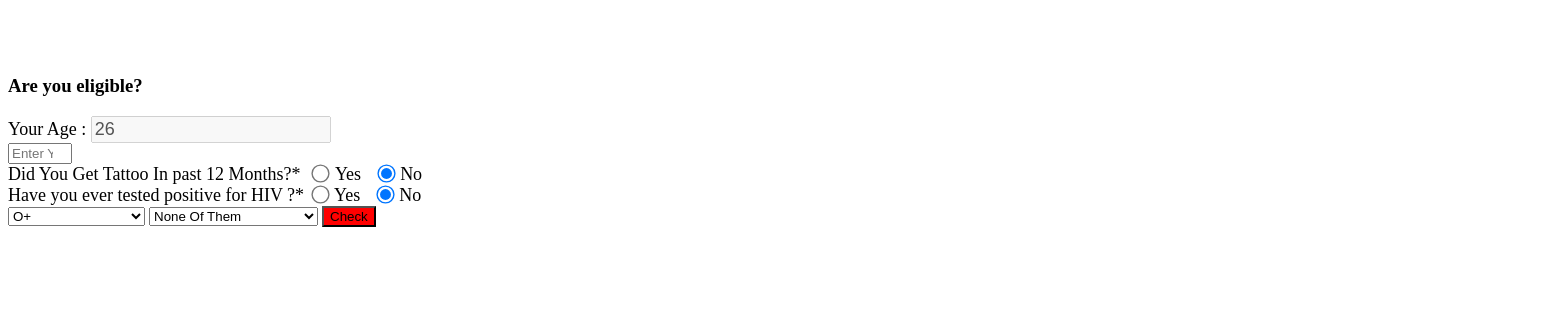
Page /Member/updateEli.php (signed in) on the committed database.
### tables this page shows
CREATE TABLE `members` (
  `member_id` int(30) UNSIGNED NOT NULL,
  `img` varchar(200) DEFAULT NULL,
  `email` varchar(30) NOT NULL,
  `pwd` varchar(20) NOT NULL,
  `verify_token` varchar(100) NOT NULL,
  `name` varchar(50) NOT NULL,
  `contact_no` varchar(10) NOT NULL,
  `gender` varchar(50) NOT NULL,
  `dob` date NOT NULL,
  `address` varchar(250) NOT NULL,
  `city` int(5) UNSIGNED NOT NULL,
  `state` int(10) UNSIGNED NOT NULL,
  `landmark` varchar(80) NOT NULL,
  `pincode` varchar(6) NOT NULL,
  `member_status` enum('0','1','2') NOT NULL COMMENT '0=Deleted By Member 1=Active Status 2=Deactivated by Admin',
  `created_at` datetime NOT NULL DEFAULT current_timestamp()
);

CREATE TABLE `eligibility` (
  `eligible_id` int(30) UNSIGNED NOT NULL,
  `member_id` int(30) UNSIGNED DEFAULT NULL,
  `age` mediumint(10) UNSIGNED DEFAULT NULL,
  `weight` int(10) UNSIGNED DEFAULT NULL,
  `tattoo_test` enum('Yes','No') DEFAULT NULL,
  `hiv_test` enum('Yes','No') DEFAULT NULL,
  `blood_id` mediumint(3) UNSIGNED DEFAULT NULL,
  `medical_condition` varchar(50) DEFAULT NULL,
  `created_at` date NOT NULL
);

### Member/updateEli.php (the view, shortened to what this page needs)
<?php
include '../Include/connect2.php';
try
{
    $member_email=$_SESSION['member_email'];
    $get_mid=$connection->prepare("SELECT member_id,dob FROM members WHERE email=? LIMIT 1");
    $get_mid->execute([$member_email]);
    $mid_row=$get_mid->fetch(PDO::FETCH_ASSOC);
    $dob=$mid_row['dob'];
    $get_group=$connection->prepare("SELECT DISTINCT * FROM blood_group ORDER BY blood_grp");
    $get_group->execute();
    $group=array();
    while($row=$get_group->fetch(PDO::FETCH_ASSOC))
    {
        $group[$row['blood_id']] = $row['blood_grp'];
    }
    $birthdate = $dob;
    $birthDateObj = new DateTime($birthdate);
    $currentDateObj = new DateTime();
    $ageInterval = $currentDateObj->diff($birthDateObj);
    $age = $ageInterval->y;
    $fetch_eli=$connection->prepare("SELECT * FROM eligibility WHERE member_id=?");
    $fetch_eli->execute([$mid_row['member_id']]);
    $data=$fetch_eli->fetch(PDO::FETCH_ASSOC);
    $db_tattoo=$data['tattoo_test'];
    $db_hiv=$data['hiv_test'];
}
catch (PDOException $e)
{
      $error=$e->getMessage();
      $_SESSION['elg-error-message'] = "Database error: " . $error;
}
?>
<!DOCTYPE html>
<html lang="en">
<head>
    <link rel="stylesheet" href="../../ecom/css/style.css">
    <link rel="stylesheet" href="https://cdnjs.cloudflare.com/ajax/libs/font-awesome/6.1.1/css/all.min.css">
</head>
<body>
<section class="form-container" style="margin-top:75px;">
<form  method="post" autocomplete="off">
   <h3>Are you eligible?</h3>
   <div style="font-size:large;text-align:left;" class="box">Your Age :
   <input  style="font-size:large;" type="text" name="user_age" title="Your Age" disabled value=<?php echo $age;?>>
    </div>
    <input type="number" name="weight" id="weight" class="box" title="Your Weight" placeholder="Enter Your Weight( In kg)" min=47 max=110 required>
    <div style="font-size:large;" class="box">Did You Get Tattoo In past 12 Months?*&nbsp;
    <input type="radio" name="tattoo" Value="Yes" <?php echo ($db_tattoo == 'Yes') ? 'checked' : ''; ?>>&nbsp;Yes &nbsp;
    <input type="radio" name="tattoo" Value="No" <?php echo ($db_tattoo == 'No') ? 'checked' : ''; ?>>&nbsp;No &nbsp;</div>
    <div style="font-size:large;" class="box">Have you ever tested positive for HIV ?*
    <input type="radio" name="hiv" Value="Yes" <?php echo ($db_hiv == 'Yes') ? 'checked' : ''; ?>>&nbsp;Yes &nbsp;
    <input type="radio" name="hiv" Value="No" <?php echo ($db_hiv == 'No') ? 'checked' : ''; ?>>&nbsp;No</div>
        <select required id="group"  name="group" class="box" required title="Your Blood Group">
        <?php
        $currentGroup=$data['blood_id'];
        foreach ($group as $gid => $gname)
        {
        $selected = ($gid == $currentGroup) ? "selected" : "";
        echo "<option value='$gid' $selected>$gname</option>";
        }
        ?>
        </select>
        <select name="medcon" id="medcon" class="box">
        <option selected value="None">None Of Them</option>
    </select>
    <input type="submit" value="Check" class="btn" style="background-color:red;" id="submit" name="check">
</form>
</section>
</body>
</html>

### AdminDesh/css/style.css (style rules this page uses)
:root { --primary: #009CFF; --light: #F3F6F9; --dark: #191C24; }
.btn { transition: .5s; }

### Member/updateEli.php (style rules this page uses)
form { width:310%; }
input[type="radio"] { transform: scale(1.4); }
input[type="radio"]:checked { background-color: red; }

### rows in the picture
members: user_age "26"
eligibility: tattoo_test "☑", hiv_test "☑"

### other values in the picture
form field group "O+"
